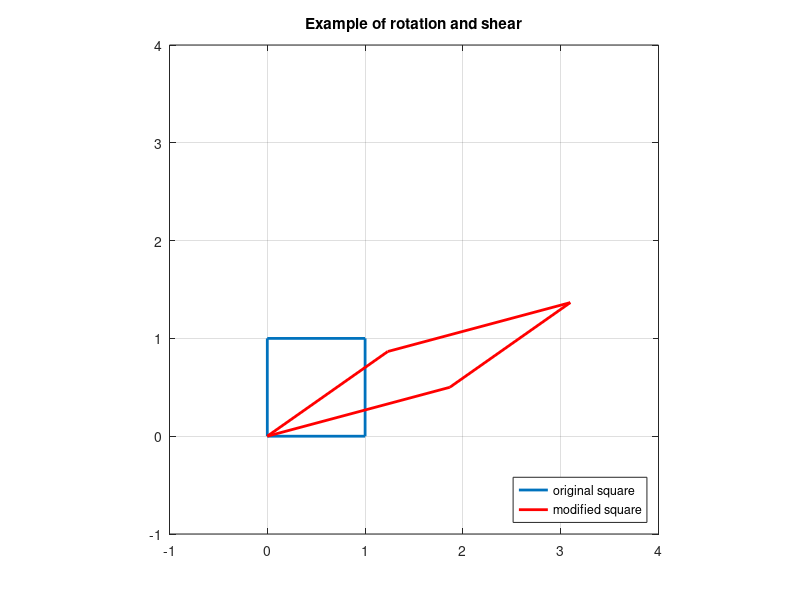

Write MATLAB code to recreate this figure.
clf 
S=[0,1,1,0,0;0,0,1,1,0]; 
plot(S(1,:),S(2,:),'linewidth',2) 
hold on 
theta=pi/6;  % define the angle 
Q=[cos(theta), -sin(theta); sin(theta), cos(theta)]; 
T=[1,2;0,1];    % shear transformation matrix 
TQS=T*Q*S; 
plot(TQS(1,:),TQS(2,:),'-r','linewidth',2); 
title('Example of rotation and shear') 
legend('original square','modified square','location','southeast') 
axis equal, axis([-1,4,-1,4]); grid on   % adjust the axis and the window 
hold off
